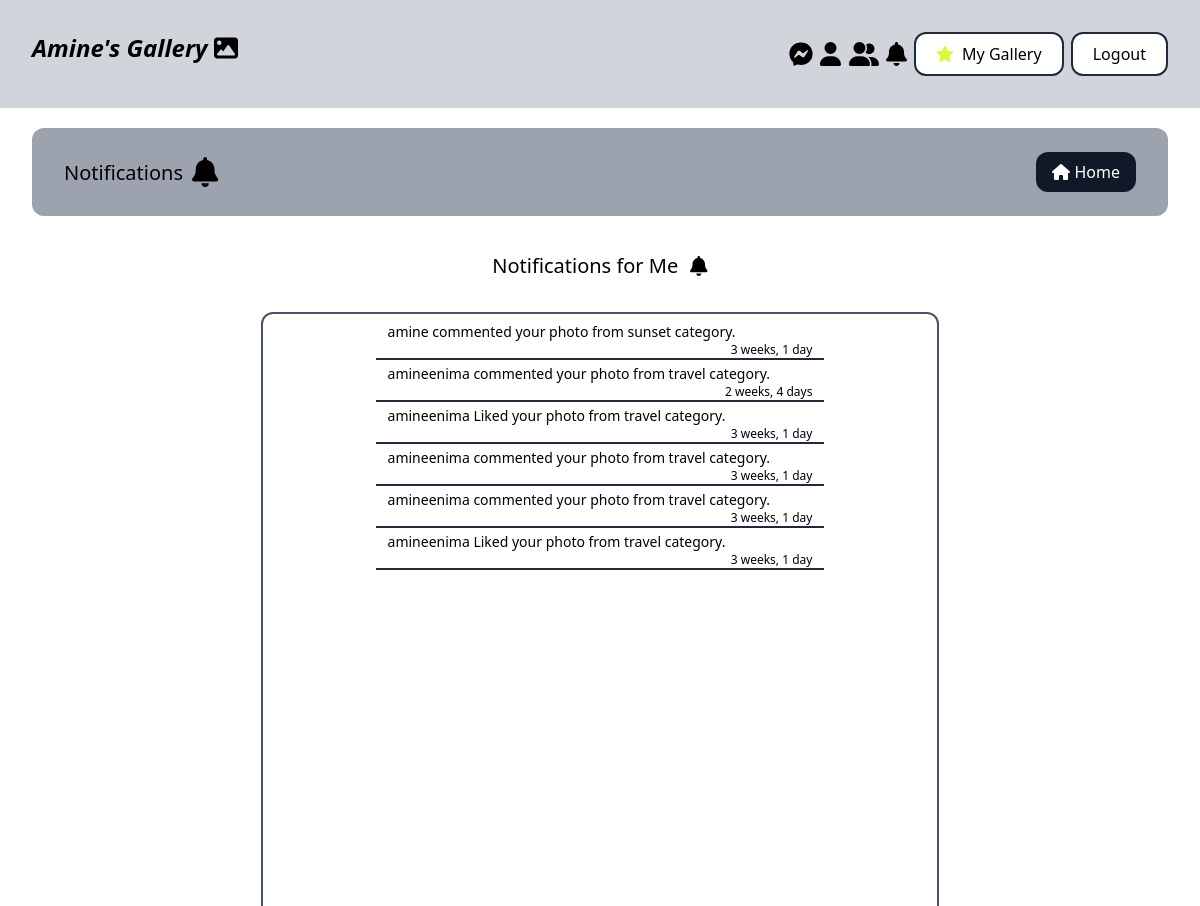
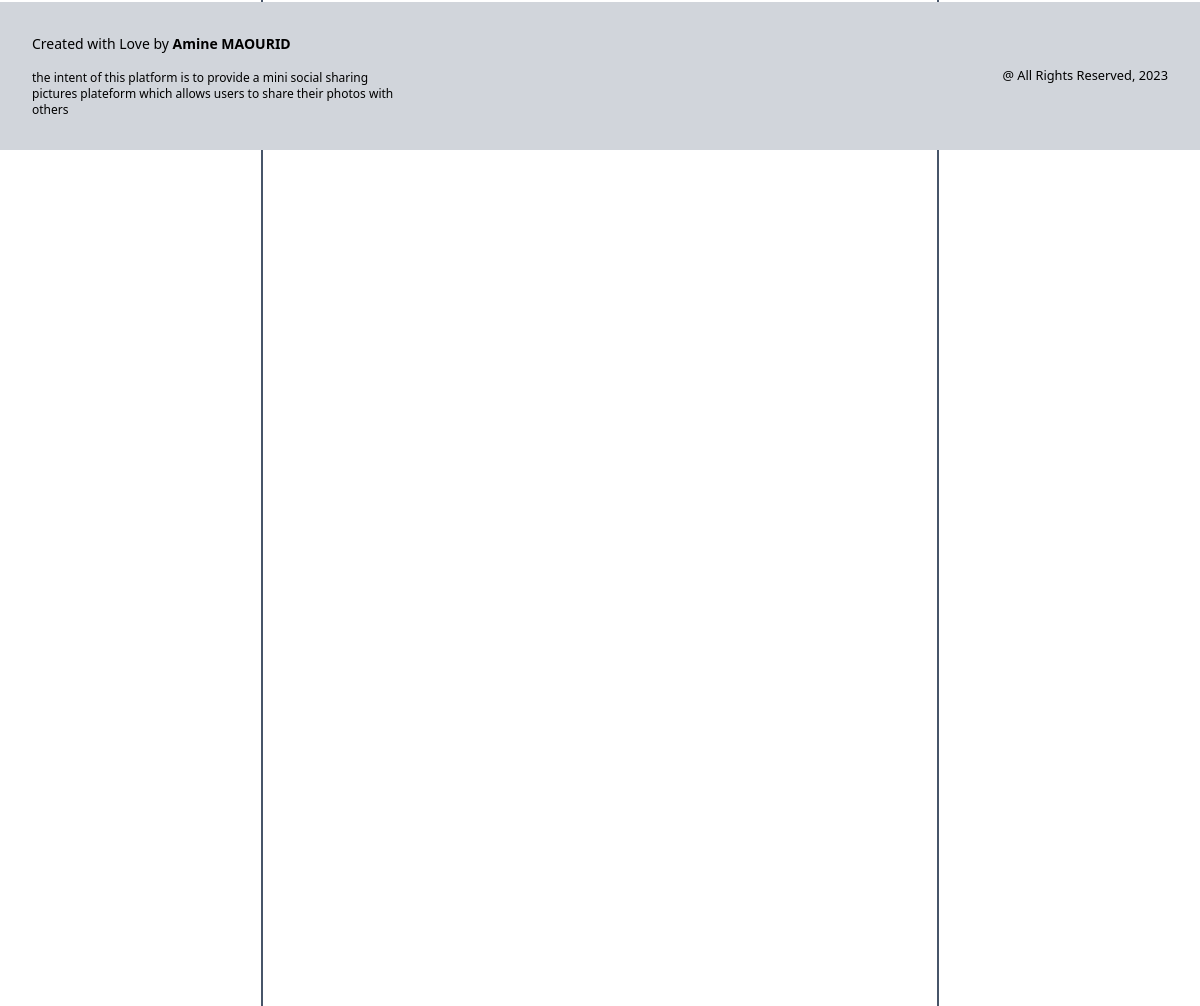
The app's page /notifications/ (signed in) with its own data (2 pictures, top to bottom).
### likes/models.py (models this page shows, shortened)
class Notification(models.Model) :
    notification = models.CharField(null=False, max_length=200)
    created_by = models.ForeignKey(User, on_delete=models.CASCADE)
    created_at = models.DateTimeField(auto_now_add=True)
    photo = models.ForeignKey(Photo, related_name='notifications', on_delete=models.CASCADE, null=False)
    is_like = models.BooleanField(null=False)
    is_comment = models.BooleanField(null=False)
    comment = models.ForeignKey(Comment, related_name='comment_notifications', on_delete=models.CASCADE, null=True)
    is_seen = models.BooleanField(null=False, default=False)

### likes/views.py (the view)
# urls.py: path('notifications/', views.get_notifications, name='notifications'),
@login_required
def get_notifications(request) :
    user_notifications = []
    user_photos = request.user.photos.all()
    for photo in user_photos :
        has_notifications = photo.notifications.exists()
        if has_notifications :
            photo_notifications = photo.notifications.all()
            for notification in photo_notifications :
                user_notifications.append(notification)
                if notification.is_seen == False :
                    notification.is_seen = True
                    notification.save()
    return render(request, 'likes/notifications.html', {'allnotifications' : user_notifications})

### likes/templates/likes/notifications.html (shortened to what this page needs)
{% extends 'photoshare/base.html' %}
{% block content %}
    <div class="flex justify-between py-6 px-8 bg-gray-400 rounded-xl mb-5 items-center col-span-3">
        <h3 class="text-xl">Notifications <i class="fa-solid fa-bell fa-xl ml-1"></i></h3>
        <button class="py-2 px-4 bg-gray-900 text-white hover:bg-gray-700 rounded-xl">
            <a href="{% url 'gallery' %}" class="flex items-center">
                <i class="fa-solid fa-house mr-1"></i>Home
            </a>
        </button>
    </div>
    <div class="w-2/3 flex flex-col py-4 px-10 h-screen m-auto">
         <h3 class="text-xl self-center mb-8 flex items-center">
            <p class="mr-3">Notifications for Me</p>
            <i class="fa-solid fa-bell"></i>
        </h3>
         <div class="flex flex-col py-2 h-full space-y-1 overflow-y-auto border-2 rounded-xl border-slate-600">
            {% if allnotifications %}
                {% for notification in allnotifications %}
                <div class="w-2/3 self-center flex flex-col border-b-2 border-slate-800 hover:text-lg">
                    {% if notification.is_like %}
                    <a href="{% url 'likes:likes_per_photo' notification.photo.id %}" class="flex flex-col">
                        <p class="text-sm px-3 hover:text-lg">{{ notification.notification }}</p>
                        <span class="text-xs self-end pr-3"> {{ notification.created_at|timesince }} </span>
                    </a>
                    {% else %}
                    <a href="{% url 'likes:comments_per_photo' notification.photo.id %}" class="flex flex-col">
                        <p class="text-sm px-3 hover:text-lg">{{ notification.notification }}</p>
                        <span class="text-xs self-end pr-3"> {{ notification.created_at|timesince }} </span>
                    </a>
                    {% endif %}
                </div>
                {% endfor %}
            {% else %}
                <p class="self-center text-2xl">You have no notifications for the moment</p>
            {% endif %}
         </div>
    </div>
{% endblock %}

### records on screen
Notification: notification "amine commented your photo from sunset category.", created_at "3 weeks, 1 day"
Notification: notification "amineenima commented your photo from travel category.", created_at "2 weeks, 4 days"
Notification: notification "amineenima Liked your photo from travel category.", created_at "3 weeks, 1 day"
Notification: notification "amineenima commented your photo from travel category.", created_at "3 weeks, 1 day"
Notification: notification "amineenima commented your photo from travel category.", created_at "3 weeks, 1 day"
Notification: notification "amineenima Liked your photo from travel category.", created_at "3 weeks, 1 day"
